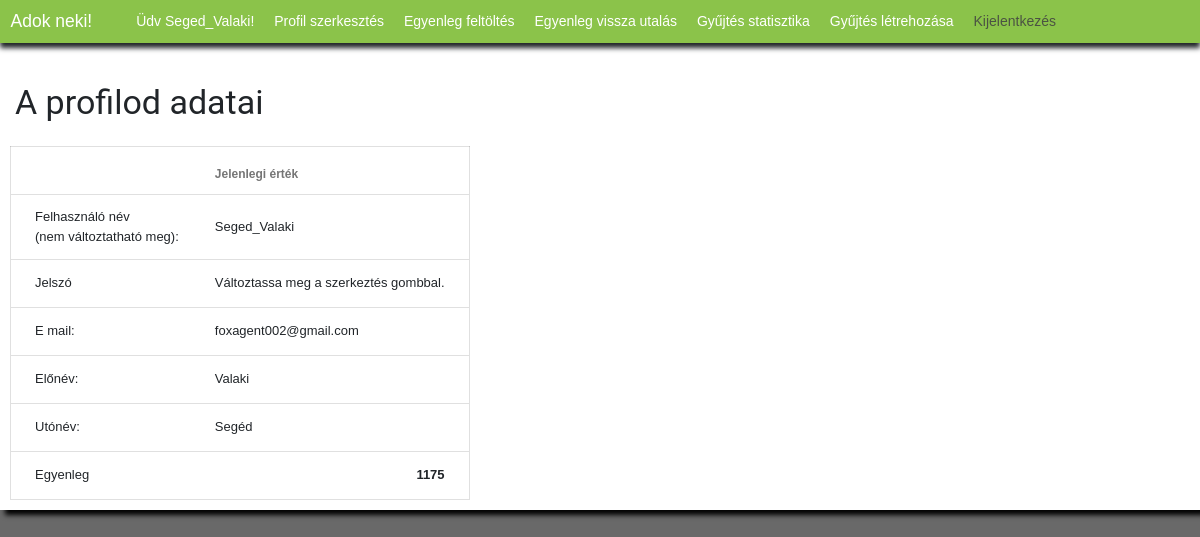
Page /profil/ (signed in) on the earlier database version.
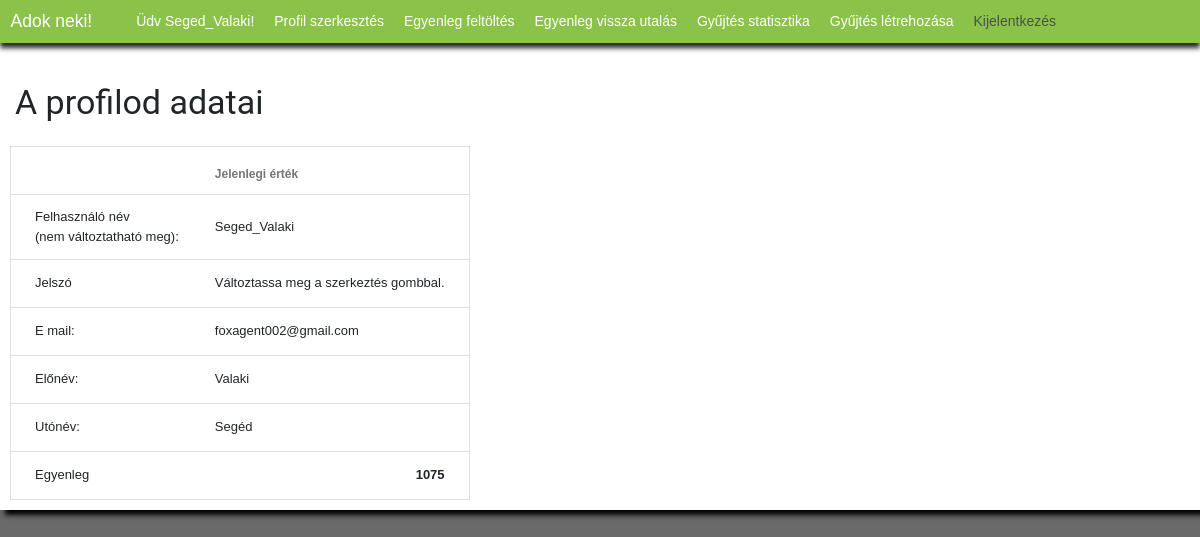
Same page on the later database version.
### app/models.py (models this page shows, shortened)
class felhasznalo(models.Model):
    becenev = models.ForeignKey(
        settings.AUTH_USER_MODEL, on_delete=models.CASCADE)
    egyenleg = models.IntegerField(default=0)
    class Meta:
        ordering = ["id"]

### app/views.py (the view)
# urls.py: path("profil/", views.profil, name="profil"),
def profil(request):
    assert isinstance(request, HttpRequest)
    felhasznaloAlapertelmezett = User.objects.get(id=request.user.id)
    felhasznaloKiegeszito = felhasznalo.objects.get(becenev=request.user.id)
    return render(request, "templates/app/profil.html", {"cim": "Adok neki! - Profil", "felhasznaloAlapertelmezett": felhasznaloAlapertelmezett, "felhasznaloKiegeszito": felhasznaloKiegeszito})

### app/templates/app/profil.html (shortened to what this page needs)
{% extends "templates/app/layout/layout_nav.html" %}
{% block content %}
{% if user.is_authenticated %}
<div id="profilAdat" clas="mdl-grid">
	<div id="doboz" class="mdl-tabs__panel is active">
		<h3 id="dobozcim">A profilod adatai</h3>
		<table class="mdl-data-table mdl-js-data-table">
			<thead>
				<th class="mdl-data-table__cell--non-numeric"></th>
				<th class="mdl-data-table__cell--non-numeric">Jelenlegi érték</th>
			</thead>
			<tr>
				<td class="mdl-data-table__cell--non-numeric">Felhasználó név<br>(nem változtatható meg):</td>
				<td class="mdl-data-table__cell--non-numeric">{{felhasznaloAlapertelmezett.username}}</td>
			</tr>
			<tr>
				<td class="mdl-data-table__cell--non-numeric">Jelszó</td>
				<td class="mdl-data-table__cell--non-numeric">Változtassa meg a szerkeztés gombbal.</td>
			</tr>
			<tr>
				<td class="mdl-data-table__cell--non-numeric">E mail:</td>
				<td class="mdl-data-table__cell--non-numeric">{{felhasznaloAlapertelmezett.email}}</td>
			</tr>
			<tr>
				<td class="mdl-data-table__cell--non-numeric">Előnév:</td>
				<td class="mdl-data-table__cell--non-numeric">{{felhasznaloAlapertelmezett.first_name}}</td>
			</tr>
			<tr>
				<td class="mdl-data-table__cell--non-numeric">Utónév:</td>
				<td class="mdl-data-table__cell--non-numeric">{{felhasznaloAlapertelmezett.last_name}}</td>
			</tr>
			<tr>
				<td class="mdl-data-table__cell--non-numeric">Egyenleg</td>
				<td class="mdl-data-table__cell"><strong>{{felhasznaloKiegeszito.egyenleg}}</strong></td>
			</tr>
		</table>
	</div>
</div>
{% else %}
<p id="alternativValasz">Úgy tűnik, hogy nem vagy bejelentkezve! <a href="{% url 'bejelentkezes' %}">Jelentkezz be</a>
	az oldal megtekintéséhez!</p>
{% endif %}
{% endblock %}

Differences in the rows shown:
changed felhasznalo: egyenleg "1175" → "1075"
